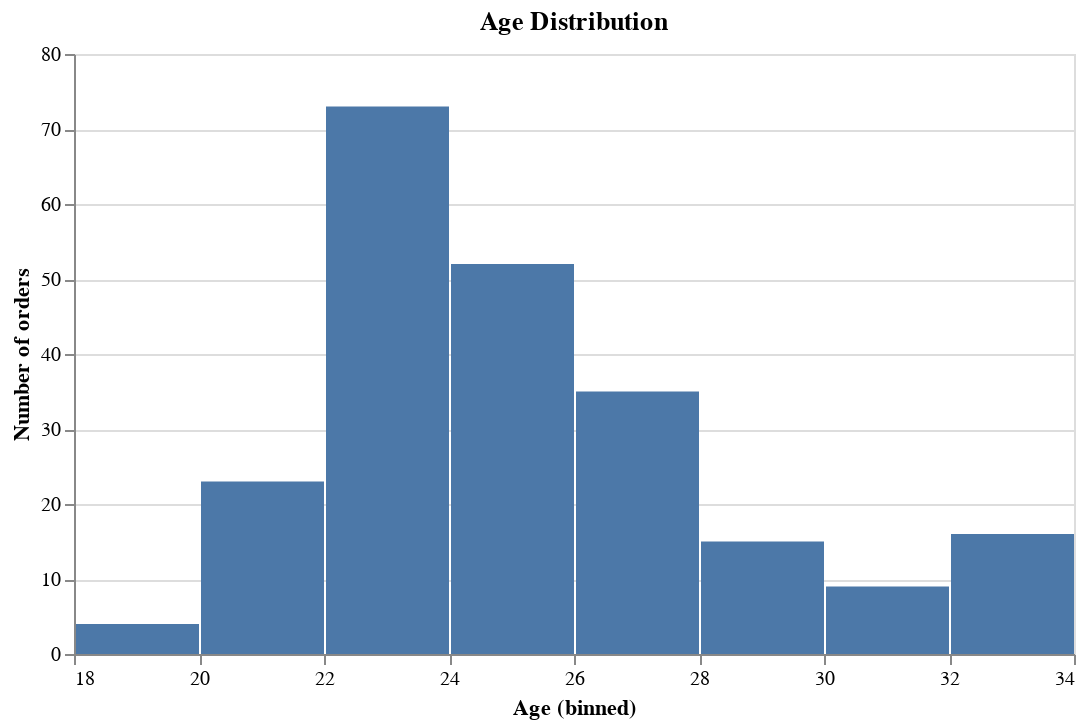

Here is the notebook cell this chart was saved with:
### Code cell
age_chart

### Figure 1 — Vega-Lite specification as saved in the notebook (floating-point values rounded to 4 significant figures; data arrays with more than 128 entries replaced by an {"elided": "..."} marker saying what was removed)
{"config": {"view": {"continuousWidth": 300, "continuousHeight": 300}}, "data": {"name": "data-53239134cfde2153236bb8814d1d873d"}, "mark": {"type": "bar"}, "encoding": {"tooltip": [{"field": "Age", "type": "quantitative"}, {"aggregate": "count", "type": "quantitative"}], "x": {"axis": {"format": "d"}, "bin": true, "field": "Age", "type": "quantitative"}, "y": {"aggregate": "count", "title": "Number of orders", "type": "quantitative"}}, "title": "Age Distribution", "width": 500, "$schema": "https://vega.github.io/schema/vega-lite/v5.8.0.json", "datasets": {"data-53239134cfde2153236bb8814d1d873d": {"elided": "388 records"}}}
